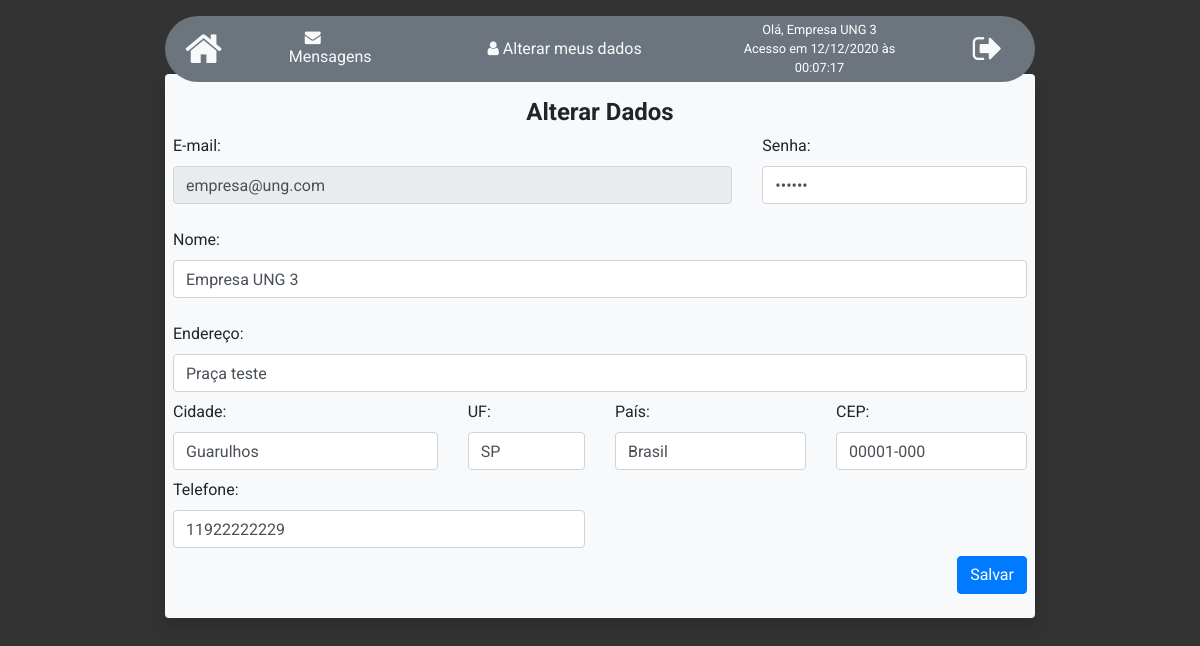
Screenshot of /index.php?user=companies&screen=myPerfil (signed in) with the database file from the repository.
### tables this page shows
CREATE TABLE IF NOT EXISTS `companies` (
  `idCompany` int(11) NOT NULL AUTO_INCREMENT,
  `name` varchar(65) NOT NULL,
  `email` varchar(45) NOT NULL,
  `password` varchar(20) NOT NULL,
  `phone` varchar(15) NOT NULL,
  `city` varchar(45) NOT NULL,
  `uf` varchar(2) NOT NULL,
  `country` varchar(45) NOT NULL,
  `address` varchar(45) NOT NULL,
  `postalCode` varchar(45) NOT NULL,
  `permission` varchar(45) NOT NULL DEFAULT 'company',
  PRIMARY KEY (`idCompany`),
  UNIQUE KEY `idcompany_UNIQUE` (`idCompany`),
  UNIQUE KEY `email_UNIQUE` (`email`)
);

### GetData.php (called while the page is built, shortened)
<?php
function getCompanyById($vConn, $id){
    $sqlData = "Select * from companies where idCompany like '$id'";
    $rsData = mysqli_query($vConn, $sqlData) or die(mysqli_error($vConn));
    return $rsData;
}
?>

### pages/MyPerfil.php (the view, shortened to what this page needs)
<?php
    include 'components/NavBar.php';
    include 'GetData.php';
    $id = $_SESSION['id'];
    if ($user === 'candidates') {
        $rsCategories = listData($vConn, 'categories');
        $rsCandidateById = getCandidateById($vConn, $id);
        $tblCandidateById = mysqli_fetch_array($rsCandidateById);
?>
<div class="container-fluid">
    <div class="row justify-content-md-center rounded bg-light shadow p-2">
        <form action="UpdateData.php" method="post">
            <h4 class="text-center font-weight-bold mt-3">Alterar Dados</h4>
            <div class="row mb-2">
                <div class="col-lg-8 form-group">
                    <label>E-mail:</label>
                    <input type="text" name="data[2]" class="form-control" value="<?=$tblCandidateById[2]?>" readonly="true">
                </div>
                <div class="col-lg-4 form-group">
                    <label>Senha:</label>
                    <input type="password" name="data[3]" class="form-control" value="<?=$tblCandidateById[3]?>">
                </div>
            </div>
            <div class="row mb-2">
                <div class="col-12 form-group">
                    <label>Nome: </label>
                    <input type="text" name="data[1]" class="form-control" maxlength="150" value="<?=$tblCandidateById[1]?>">
                </div>
            </div>
            <div class="row mb-2">
                <div class="col-lg-5 form-group">
                    <label>Gênero: </label>
                    <select name="data[11]" class="form-control" value="<?=$tblCandidateById[11]?>">
                        <option value="M">Masculino</option>
                        <option value="F">Feminino</option>
                    </select>
                </div>
                <div class="col-lg-2 form-group">
                    <label>Idade: </label>
                    <input type="text" name="data[10]" class="form-control" maxlength="3" value="<?=$tblCandidateById[10]?>">
                </div>
                <div class="col-lg-5">
                    <label>Área de Interesse: </label>
                    <select class="form-control" name="data[12]" value="<?=$tblCandidateById[12]?>">
                        <?php
                            while($tblCategories = mysqli_fetch_array($rsCategories)){
                        ?>
                            <option value="<?=$tblCategories[0]?>"><?=$tblCategories[1]?></option>
                        <?php
                            }
                        ?>
                    </select>
                </div>
            </div>
            <div class="row mb-2">
                <div class="col-12">
                    <label>Endereço: </label>
                    <input type="text" name="data[8]" class="form-control" maxlength="80" value="<?=$tblCandidateById[8]?>">
                </div>
            </div>
            <div class="row mb-2">
                <div class="col-lg-4">
                    <label>Cidade: </label>
                    <input type="text" name="data[5]" class="form-control" maxlength="30" value="<?=$tblCandidateById[5]?>">
                </div>
                <div class="col-lg-2">
                    <label>UF: </label>
                    <input type="text" name="data[6]" class="form-control" maxlength="2" value="<?=$tblCandidateById[6]?>">
                </div>
                <div class="col-lg-3">
                    <label>País: </label>
                    <input type="text" name="data[7]" class="form-control" maxlength="30" value="<?=$tblCandidateById[7]?>">
                </div>
                <div class="col-lg-3">
                    <label>CEP: </label>
                    <input type="text" name="data[9]" class="form-control" maxlength="9" value="<?=$tblCandidateById[9]?>">
                </div>
            </div>
            <div class="row mb-2">
                <div class="col-lg-6">
                    <label>Telefone: </label>
                    <input type="text" name="data[4]" class="form-control" maxlength="15" value="<?=$tblCandidateById[4]?>">
                </div>
            </div>
            <div class="form-group">
                <button type="submit" class="btn btn-primary float-right">Salvar</button>
            </div>
            <div class="row mb-2">
                <div class="col-lg-12">
                    <input type="hidden" name="data[0]" value="<?=$tblCandidateById[0]?>">
                    <input type="hidden" name="data[13]" value="candidate">
                    <input type="hidden" name="user" value="candidates">
                    <input type="hidden" name="table" value="candidates">
                </div>
            </div>
        </form>
    </div>
</div>
<?php
    } else {
        $rsCompanyById = getCompanyById($vConn, $id);
        $tblCompanyById = mysqli_fetch_array($rsCompanyById);
?>
    <div class="container-fluid">
        <div class="row justify-content-md-center rounded bg-light shadow p-2">
            <form action="UpdateData.php" method="post">
                <h4 class="text-center font-weight-bold mt-3">Alterar Dados</h4>
                <div class="row mb-2">
                    <div class="col-lg-8 form-group">
                        <label>E-mail:</label>
                        <input type="text" name="data[2]" class="form-control" value="<?=$tblCompanyById[2]?>" readonly="true">
                    </div>
                    <div class="col-lg-4 form-group">
                        <label>Senha:</label>
                        <input type="password" name="data[3]" class="form-control" value="<?=$tblCompanyById[3]?>">
                    </div>
                </div>
                <div class="row mb-2">
                    <div class="col-12 form-group">
                        <label>Nome: </label>
                        <input type="text" name="data[1]" class="form-control" maxlength="150" value="<?=$tblCompanyById[1]?>">
                    </div>
                </div>
                <div class="row mb-2">
                    <div class="col-12">
                        <label>Endereço: </label>
                        <input type="text" name="data[8]" class="form-control" maxlength="80" value="<?=$tblCompanyById[8]?>">
                    </div>
                </div>
                <div class="row mb-2">
                    <div class="col-lg-4">
                        <label>Cidade: </label>
                        <input type="text" name="data[5]" class="form-control" maxlength="30" value="<?=$tblCompanyById[5]?>">
                    </div>
                    <div class="col-lg-2">
                        <label>UF: </label>
                        <input type="text" name="data[6]" class="form-control" maxlength="2" value="<?=$tblCompanyById[6]?>">
                    </div>
                    <div class="col-lg-3">
                        <label>País: </label>
                        <input type="text" name="data[7]" class="form-control" maxlength="30" value="<?=$tblCompanyById[7]?>">
                    </div>
                    <div class="col-lg-3">
                        <label>CEP: </label>
                        <input type="text" name="data[9]" class="form-control" maxlength="9" value="<?=$tblCompanyById[9]?>">
                    </div>
                </div>
                <div class="row mb-2">
                    <div class="col-lg-6">
                        <label>Telefone: </label>
                        <input type="text" name="data[4]" class="form-control" maxlength="15" value="<?=$tblCompanyById[4]?>">
                    </div>
                </div>
                <div class="form-group">
                    <button type="submit" class="btn btn-primary float-right">Salvar</button>
                </div>
            </form>
        </div>
    </div>
<?php
    }
?>

### css/styles.css (style rules this page uses)
body { font-family: 'Roboto', sans-serif; background-color: #333; }

### rows the page displays
companies: email "empresa@ung.com", name "Empresa UNG 3", address "Praça teste", city "Guarulhos", uf "SP", country "Brasil", postalCode "00001-000", phone "11922222229"

### other values shown
$_SESSION['name'] "Empresa UNG 3"
$_SESSION['loginTime'] "Acesso em 12/12/2020 às 00:07:17"
